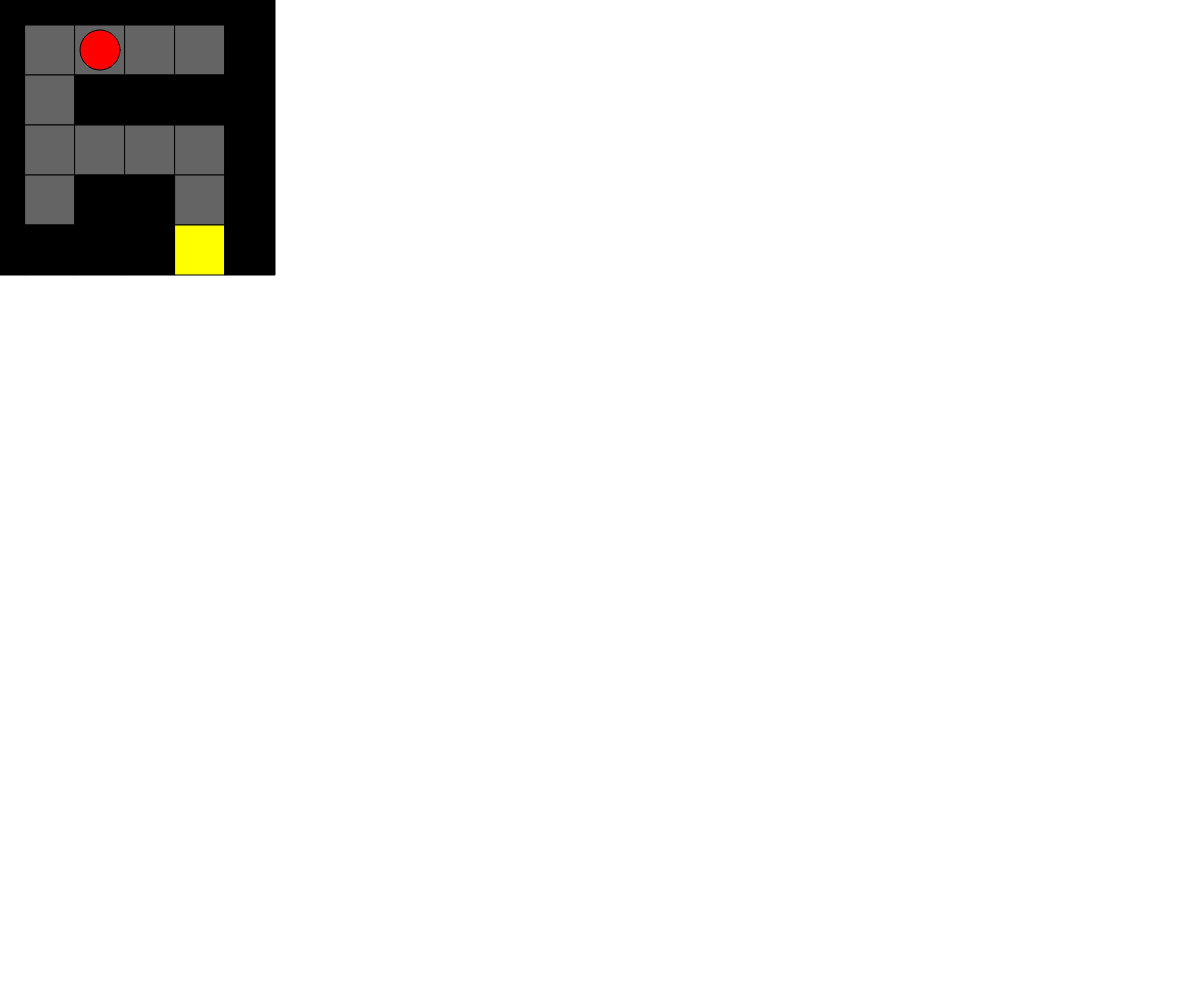
Frame 1 (no input)
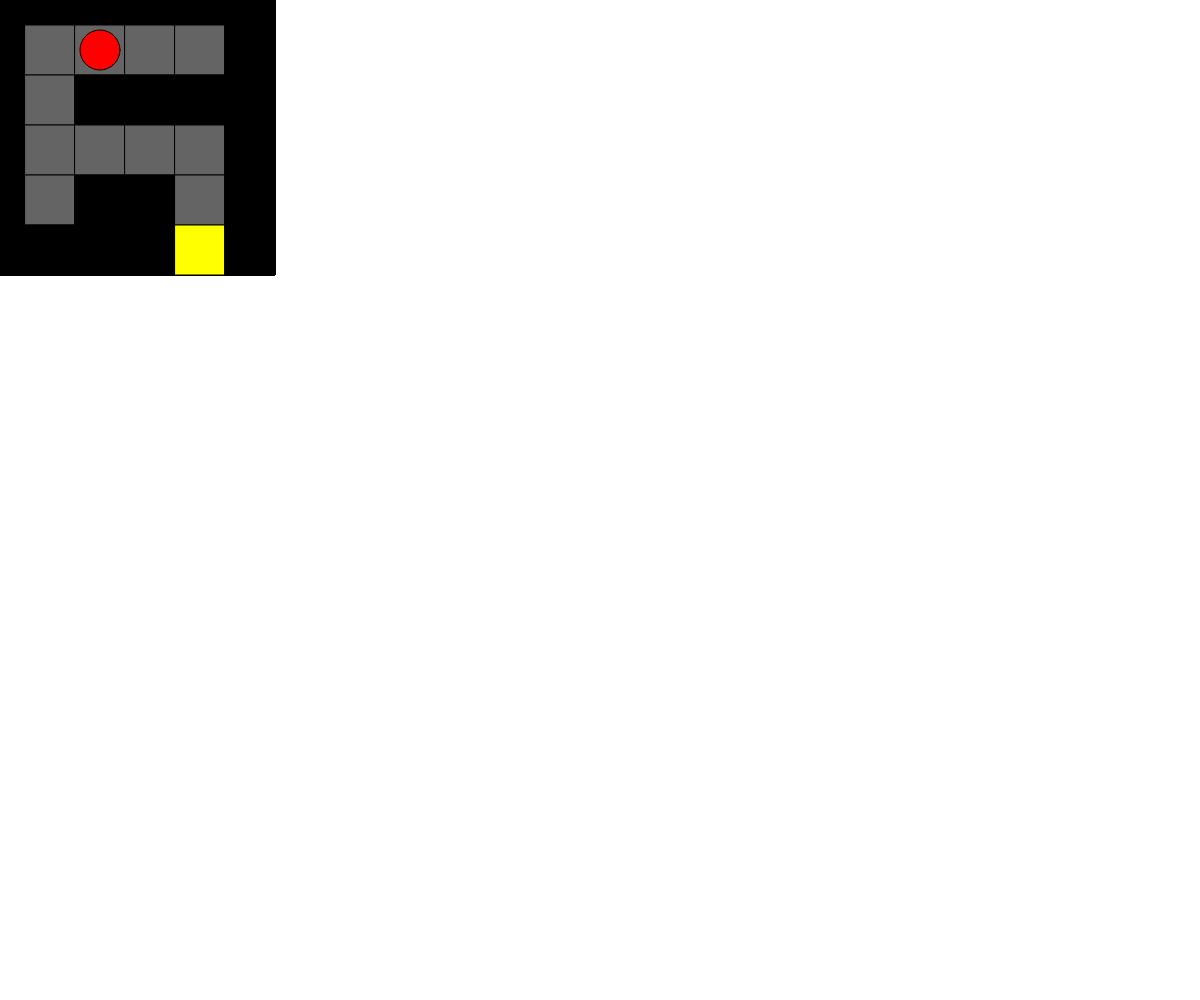
Frame 60 (no input)
Frame 120 (the mouse pressed at the canvas centre since frame 60): identical to frame 60, image omitted

The p5.js sketch that drew these frames (run headless with seeded random() and noise() and a simulated clock; from frame 60 on, the mouse is pressed at the canvas centre):

// p5.js sketch
// ── sketch.js
var game = [];
var playerSize, posI, posJ; // taille + position du joueur
var gameSize, gameTileSize;
/*************************************/
function setup() {
  createCanvas(windowWidth, windowHeight);
  rectMode(CENTER);
  ellipseMode(CENTER);
  // taille de la mmatrice
  gameSize = 6;
  // taille des éléments de la matrice
  gameTileSize = 50;
  // position initiale du joueur dans le tableau Game
  posI = 1;
  posJ = 2;
  // taille du joueur
  playerSize = gameTileSize * 0.8;

  game = [
    "W", "W", "W", "W", "W", "W",
    "W", "F", "F", "F", "F", "W",
    "W", "F", "W", "W", "W", "W",
    "W", "F", "F", "F", "F", "W",
    "W", "F", "W", "W", "F", "W",
    "W", "W", "W", "W", "B", "W",
  ];
}
/*************************************/
function draw() {
  for (i = 0; i < gameSize; i++) {
    for (j = 0; j < gameSize; j++) {
      if (game[i * gameSize + j] == "W") {
        fill(0);
      } else if (game[i * gameSize + j] == "B") {
        fill(255, 255, 0);
      } else {
        fill(100);
      }
      rect(j * gameTileSize, i * gameTileSize, gameTileSize, gameTileSize);
    }
  }
  fill(255, 0, 0);
  ellipse(posJ * gameTileSize, posI * gameTileSize, playerSize);
}
/*************************************/
function keyReleased() {
  if (keyCode == LEFT_ARROW) {
    if (game[posI * gameSize + posJ - 1] == "W") {
      //...
    } else {
      posJ--;
    }
  }
  if (keyCode == RIGHT_ARROW) {
    if (game[posI * gameSize + posJ + 1] == "W") {
      //...
    } else {
      posJ++;
    }
  }
  if (keyCode == UP_ARROW) {
    if (game[(posI - 1) * gameSize + posJ] == "W") {
      //...
    } else {
      posI--;
    }
  }
  if (keyCode == DOWN_ARROW) {
    if (game[(posI + 1) * gameSize + posJ] == "W") {
      //...
    } else {
      posI++;
    }
  }
}
